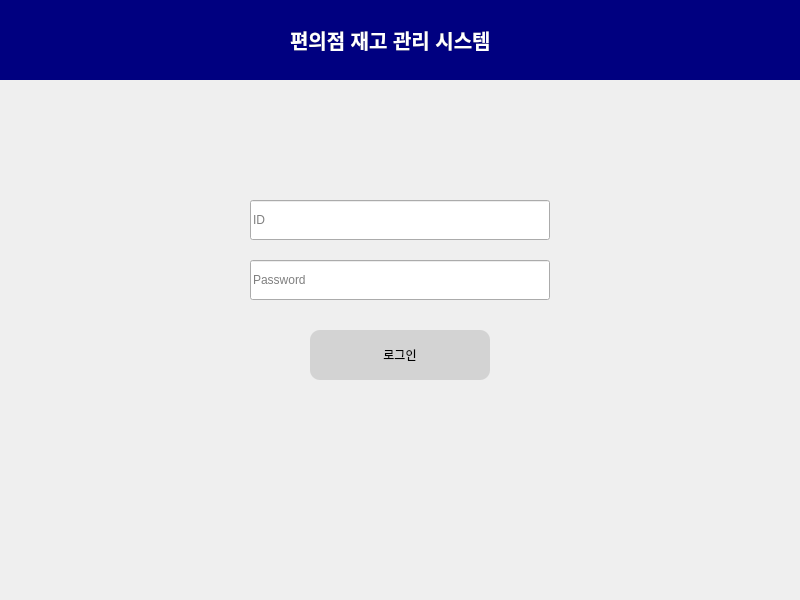
<?xml version="1.0" encoding="UTF-8"?>
<ui version="4.0">
 <class>LoginForm</class>
 <widget class="QWidget" name="LoginForm">
  <property name="geometry">
   <rect>
    <x>0</x>
    <y>0</y>
    <width>800</width>
    <height>600</height>
   </rect>
  </property>
  <property name="windowTitle">
   <string>로그인</string>
  </property>
  <widget class="QWidget" name="topBar" native="true">
   <property name="geometry">
    <rect>
     <x>0</x>
     <y>0</y>
     <width>800</width>
     <height>80</height>
    </rect>
   </property>
   <property name="styleSheet">
    <string notr="true">background-color: navy;</string>
   </property>
   <widget class="QLabel" name="title">
    <property name="geometry">
     <rect>
      <x>290</x>
      <y>20</y>
      <width>310</width>
      <height>40</height>
     </rect>
    </property>
    <property name="styleSheet">
     <string>color: white; font-size: 20px; font-weight: bold;</string>
    </property>
    <property name="text">
     <string>편의점 재고 관리 시스템</string>
    </property>
   </widget>
   <widget class="QLabel" name="logo">
    <property name="geometry">
     <rect>
      <x>10</x>
      <y>10</y>
      <width>171</width>
      <height>60</height>
     </rect>
    </property>
    <property name="pixmap">
     <pixmap>logo2.jpg</pixmap>
    </property>
    <property name="scaledContents">
     <bool>true</bool>
    </property>
   </widget>
  </widget>
  <widget class="QLineEdit" name="input_id">
   <property name="geometry">
    <rect>
     <x>250</x>
     <y>200</y>
     <width>300</width>
     <height>40</height>
    </rect>
   </property>
   <property name="placeholderText">
    <string>ID</string>
   </property>
  </widget>
  <widget class="QLineEdit" name="input_pwd">
   <property name="geometry">
    <rect>
     <x>250</x>
     <y>260</y>
     <width>300</width>
     <height>40</height>
    </rect>
   </property>
   <property name="echoMode">
    <enum>QLineEdit::Password</enum>
   </property>
   <property name="placeholderText">
    <string>Password</string>
   </property>
  </widget>
  <widget class="QPushButton" name="btn_login">
   <property name="geometry">
    <rect>
     <x>310</x>
     <y>330</y>
     <width>180</width>
     <height>50</height>
    </rect>
   </property>
   <property name="styleSheet">
    <string>background-color: lightgray; border-radius: 10px;</string>
   </property>
   <property name="text">
    <string>로그인</string>
   </property>
  </widget>
 </widget>
 <resources/>
 <connections/>
</ui>
